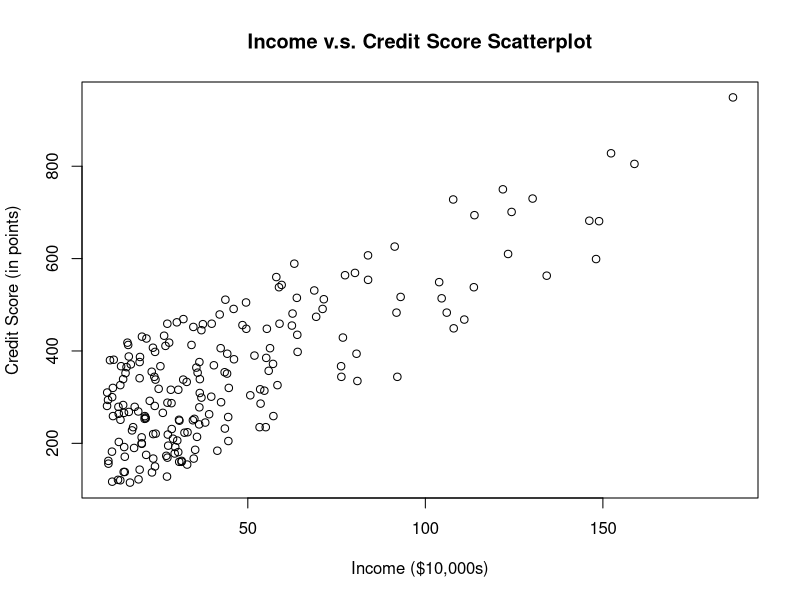
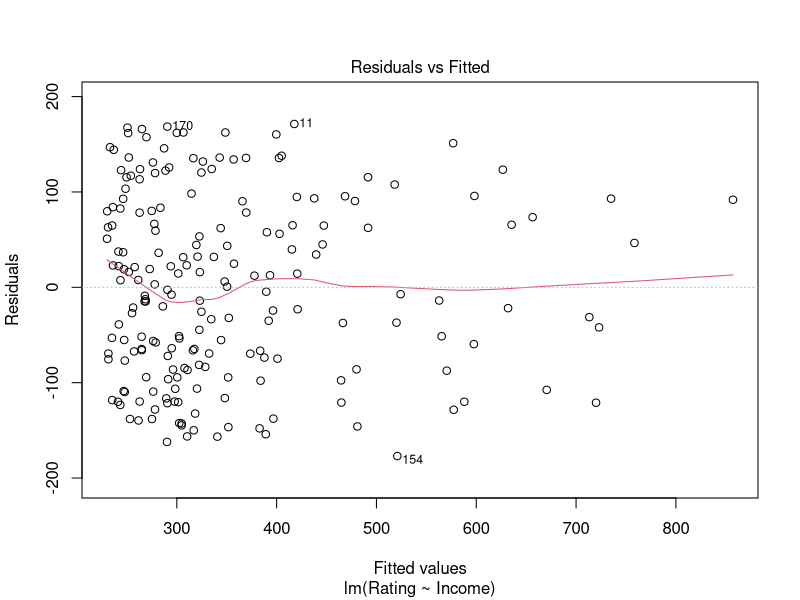
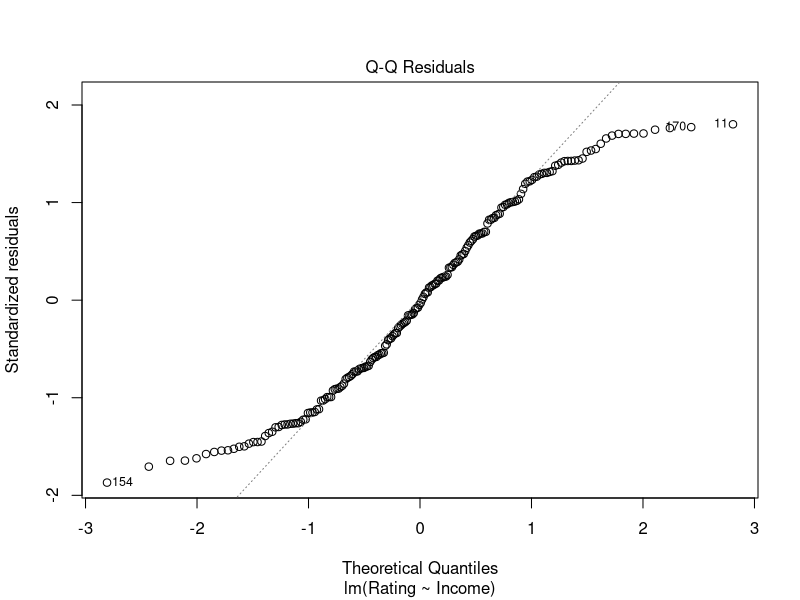
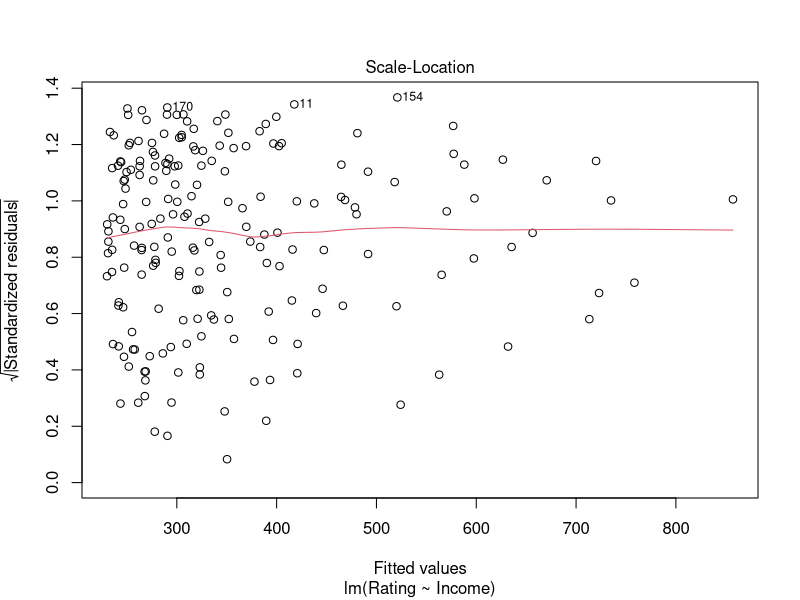
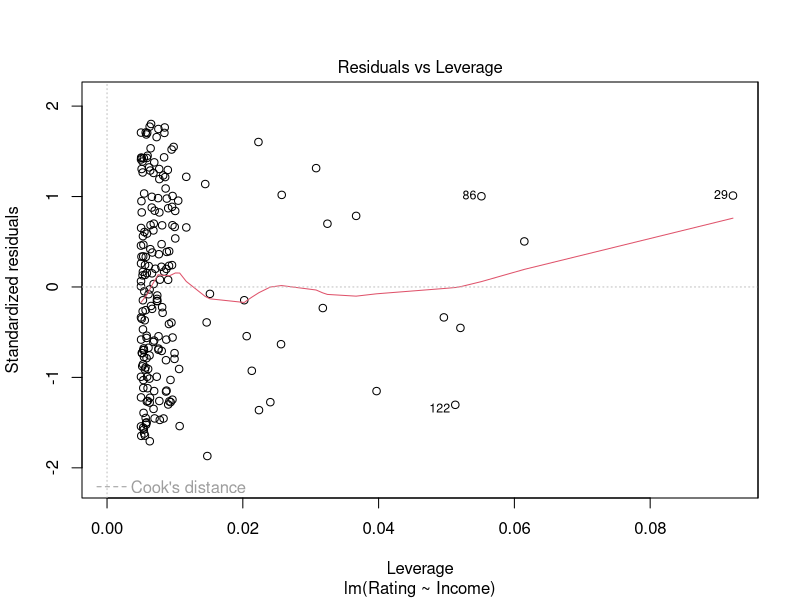

The R source for these figures, in order:
library(readxl)

bank <- read_excel("./bank.xlsx")

dataset <- data.frame(bank)
# print(dataset) # nolint
attach(dataset)

# Question 1:
plot(Income, Rating, xlab = "Income ($10,000s)",
     ylab = "Credit Score (in points)",
     main = "Income v.s. Credit Score Scatterplot")
# this answers part b

bank_model <- lm(Rating ~ Income, data = dataset)
print(summary(bank_model))
print(anova(bank_model))
# parts c, e, j

print(confint(bank_model, level = 0.95))
# for part h

print(cor(Income, Rating))
# for part i

plot(bank_model)
print(shapiro.test(bank_model$residuals))
# for part k

new_val <- data.frame(Income = 56)
pred_val <- predict(bank_model, newdata = new_val)
conf_pred_val <- predict(bank_model, newdata = new_val, interval = "confidence",
                         level = 0.95)
pred_pred_val <- predict(bank_model, newdata = new_val, interval = "prediction",
                         level = 0.95)

print(pred_val)
print(conf_pred_val)
print(pred_pred_val)
# for part n

multi_model <- lm(Rating ~ Income + Age + Education, data = dataset)
print(summary(multi_model))
print(anova(multi_model))
# for question 2